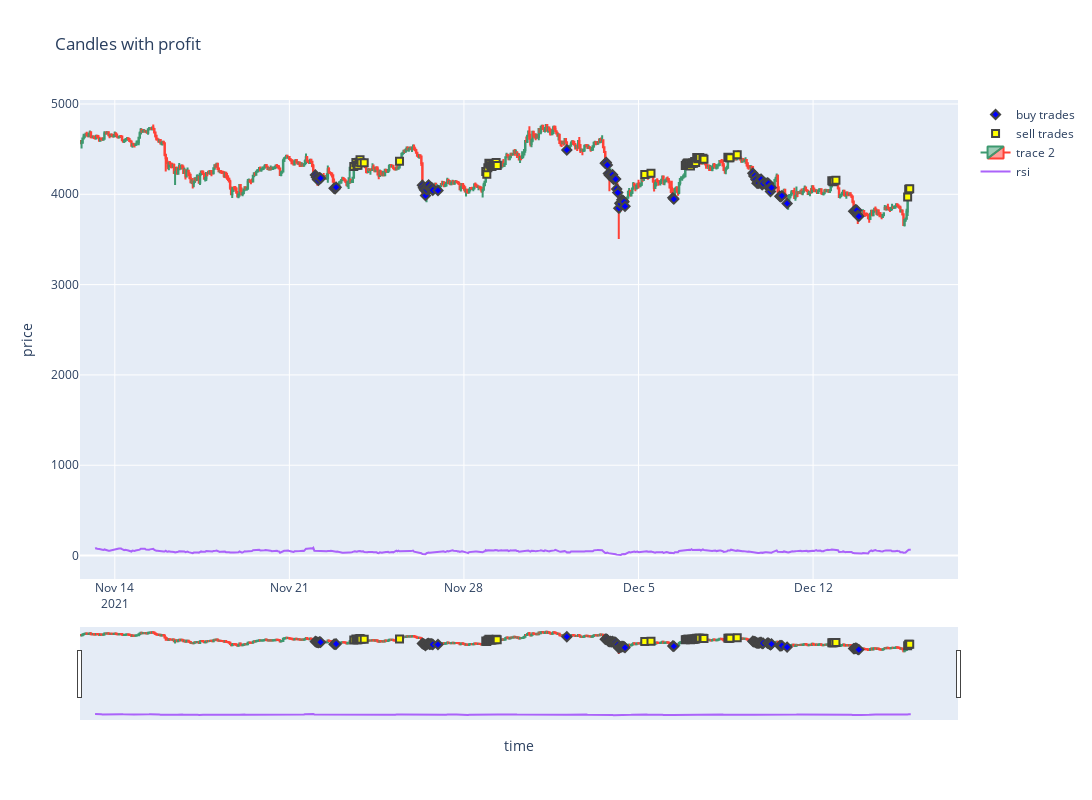

Write notebook code for a chart like this one.
### Code cell
fbot = FakeBot("simple_strategy/config.yml")
res0 = fbot.test_strategy(calc_indicators, check_buy_signals, check_sell_signals, last_n_days=20)
fig = plot_trades_on_candles(res0, fbot.config['currency_pairs'][0], fbot.config['exchange'], fbot.config['ticker'], 800)

candles['rsi'] = ta.RSI(candles, timeperiod=14)
fig.add_trace(go.Scatter(
    x=candles['date'],
    y=candles['rsi'],
    mode = 'lines',
    name='rsi',
    # marker_symbol='square',
    # marker=dict(
    #     color='yellow',
    #     line_width=2,
    #     size=7
    # )
    # xperiod="M1",
    # xperiodalignment="middle",
    # hovertemplate="%{y}%{_xother}"
))
